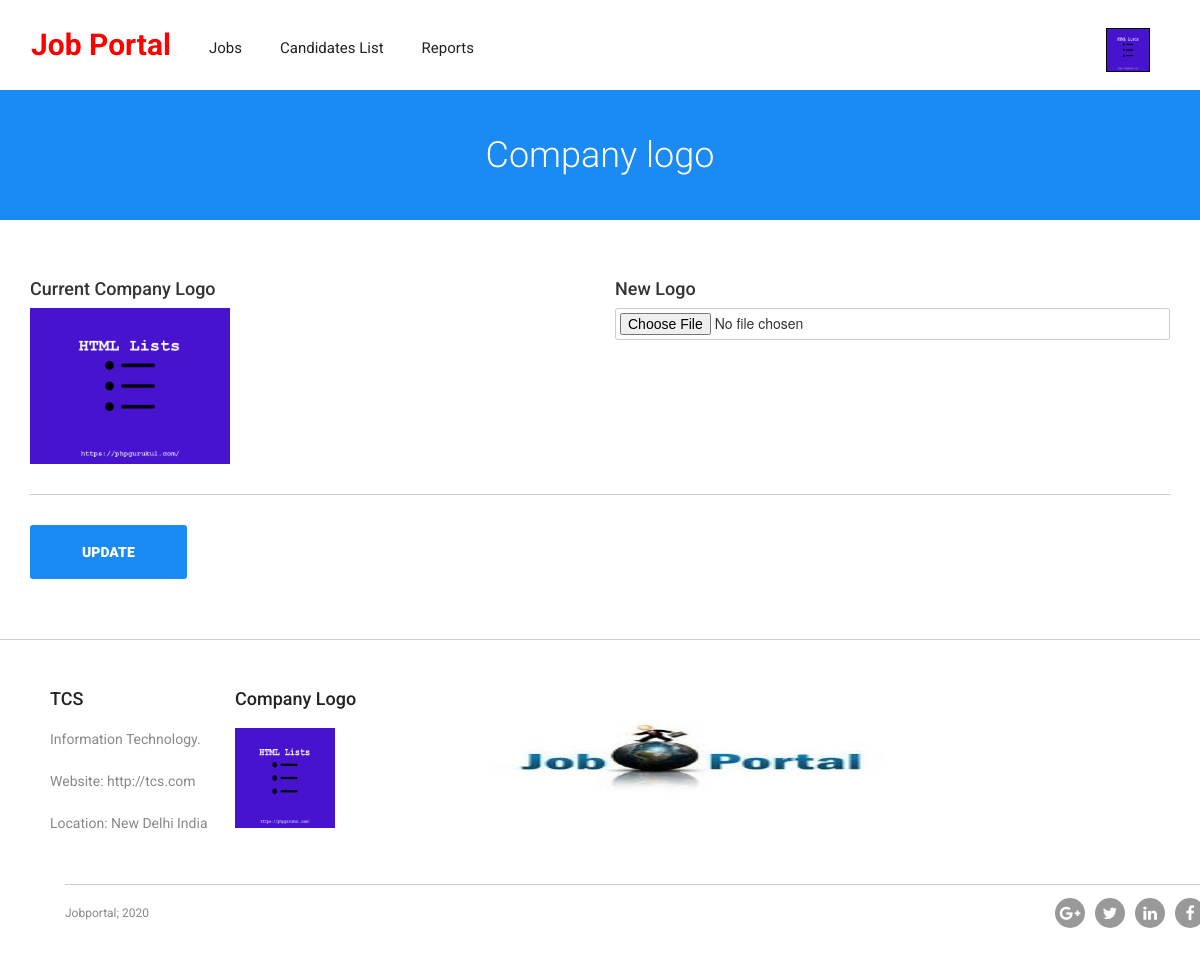
The app's page /employers/change-logo.php (signed in) with its own data.
### tables this page shows
CREATE TABLE `tblemployers` (
  `id` int(11) NOT NULL,
  `ConcernPerson` varchar(150) DEFAULT NULL,
  `EmpEmail` varchar(250) DEFAULT NULL,
  `EmpPassword` varchar(250) DEFAULT NULL,
  `CompnayName` varchar(255) DEFAULT NULL,
  `CompanyTagline` mediumtext DEFAULT NULL,
  `CompnayDescription` mediumtext DEFAULT NULL,
  `CompanyUrl` varchar(255) DEFAULT NULL,
  `CompnayLogo` varchar(200) DEFAULT NULL,
  `noOfEmployee` char(10) DEFAULT NULL,
  `industry` varchar(255) DEFAULT NULL,
  `typeBusinessEntity` varchar(255) DEFAULT NULL,
  `lcation` varchar(255) DEFAULT NULL,
  `establishedIn` char(200) DEFAULT NULL,
  `RegDtae` timestamp NULL DEFAULT current_timestamp(),
  `LastUpdationDate` timestamp NOT NULL DEFAULT current_timestamp() ON UPDATE current_timestamp(),
  `Is_Active` int(1) DEFAULT NULL
);

### employers/change-logo.php (the view, shortened to what this page needs)
<?php
include('includes/config.php');
if(strlen($_SESSION['emplogin'])==0)
  {
header('location:emp-login.php');
}
else{
?>
<!doctype html>
<html>
<head>
<link href="../css/custom.css" rel="stylesheet" type="text/css">
<link href="../css/bootstrap.css" rel="stylesheet" type="text/css">
<link href="../css/color.css" rel="stylesheet" type="text/css">
<link href="../css/responsive.css" rel="stylesheet" type="text/css">
<link href="../css/owl.carousel.css" rel="stylesheet" type="text/css">
<link href="../css/font-awesome.min.css" rel="stylesheet" type="text/css">
<link href="../css/editor.css" type="text/css" rel="stylesheet"/>
<link href="../css/jquery.mCustomScrollbar.css" rel="stylesheet" type="text/css">
</head>
<body class="theme-style-1">
<div id="wrapper">
 <?php include('includes/header.php');?>
  <section id="inner-banner">
    <div class="container">
      <h1>Company logo</h1>
    </div>
  </section>
  <div id="main">
    <form name="empsignup" enctype="multipart/form-data" method="post">
    <section class="resum-form padd-tb">
      <div class="container">
          <div class="row">
<?php
$empid=$_SESSION['emplogin'];
$sql = "SELECT CompnayLogo from  tblemployers  where id=:eid";
$query = $dbh -> prepare($sql);
$query-> bindParam(':eid', $empid, PDO::PARAM_STR);
$query->execute();
$results=$query->fetchAll(PDO::FETCH_OBJ);
if($query->rowCount() > 0)
{
foreach($results as $result)
{
 ?>
<div class="col-md-6 col-sm-6">
<label>Current Company Logo</label>
<img src="employerslogo/<?php echo htmlentities($result->CompnayLogo)?>" width="200"><br />
</div>
<div class="col-md-6 col-sm-12">
<label>New Logo</label>
<div class="upload-box">
<div class="hold">
<input type="file" name="logofile"  required>
 </span> </div>
</div>
</div>
<?php
}}
?>
            <div class="col-md-12" >
              <div class="btn-col">
                <input type="submit" name="update" value="Update">
              </div>
            </div>
          </div>
      </div>
    </section>
    </form>
  </div>
  <?php include('includes/footer.php');?>
</body>
</html>
<?php }
?>

### employers/includes/header.php (shortened to what this page needs)
 <header id="header">
    <div class="container">
      <div class="navigation-col">
        <nav class="navbar navbar-inverse">
          <div class="navbar-header">
            <h2><strong class="logo" style="color:red;padding-top:8%">Job Portal</strong></h2> </div>
            <ul class="nav navbar-nav" id="nav">
              <li><a href="#">Jobs</a>
              </li>
 <li><a href="candidates-listings.php">Candidates List</a></li>
 <li><a href="candidates-reports.php">Reports</a></li>
            </ul>
          </div>
      </div>
    </div>
    <div class="user-option-col">
      <div class="thumb">
        <div class="dropdown">
<?php
$empid=$_SESSION['emplogin'];
$sql = "SELECT  CompnayLogo from tblemployers where id=:eid";
$query = $dbh -> prepare($sql);
$query-> bindParam(':eid', $empid, PDO::PARAM_STR);
$query->execute();
$results=$query->fetchAll(PDO::FETCH_OBJ);
if($query->rowCount() > 0)
{
foreach($results as $result)
{ ?>
          <button class="btn btn-default dropdown-toggle" type="button" id="dropdownMenu1" data-toggle="dropdown" aria-haspopup="true" aria-expanded="true"> <img src="employerslogo/<?php echo htmlentities($result->CompnayLogo)?>" alt="Company Logo" width="44" height="44" style="border: solid 1px #000000;"></button>
<?php }} ?>
        </div>
      </div>
    </div>

### employers/includes/footer.php
 <footer id="footer">
<?php
$empid=$_SESSION['emplogin'];
$sql = "SELECT * from  tblemployers  where id=:eid";
$query = $dbh -> prepare($sql);
$query-> bindParam(':eid', $empid, PDO::PARAM_STR);
$query->execute();
$results=$query->fetchAll(PDO::FETCH_OBJ);
if($query->rowCount() > 0)
{
foreach($results as $result)
{
 ?>
    <div class="text-box box">
      <h4><?php echo htmlentities($result->CompnayName)?></h4>
      <p><?php echo htmlentities($result->CompanyTagline)?>.</p>
      <p>Website: <?php echo htmlentities($result->CompanyUrl)?></p>
<p>Location: <?php echo htmlentities($result->lcation)?></p>
    </div>
    <div class="box">
      <h4>Company Logo</h4>
      <img src="employerslogo/<?php echo htmlentities($result->CompnayLogo)?>" width="100" height="100">
    </div>
     <div class="box">
      <img src="employerslogo/Untitled-design-1.jpg" width="500" height="150">
    </div>
<?php
}}
?>
    <div class="container">
      <div class="bottom-row"> <strong class="copyrights">Jobportal; 2020</strong>
        <div class="footer-social">
          <ul>
            <li><a href="#"><i class="fa fa-google-plus"></i></a></li>
            <li><a href="#"><i class="fa fa-twitter"></i></a></li>
            <li><a href="#"><i class="fa fa-linkedin"></i></a></li>
            <li><a href="#"><i class="fa fa-facebook-f"></i></a></li>
          </ul>
        </div>
      </div>
    </div>
  </footer>

### css/color.css (style rules this page uses)
#banner, .banner-outer .caption .holder form button[type="submit"]:hover, .browse-job-section, .user-option-col a.login-round, .user-option-col .dropdown-menu > li > a:hover, .user-option-col .dropdown-menu > li > a:focus, .user-option-col a.btn-login, .theme-style-1 a.btn-style-1, .popular-categories .box:hover, .popular-categories .box:hover, .btn-color-2, .sidebar .box .text-box a.btn-apply, .call-action-section, .price-table .box strong.amount:before, .price-table .box strong.amount:after, #footer form input[type="submit"], #cp_side-menu, .banner-2, #wrapper .header-2.cp_sticky, .process-section .icon-box, .btn-bg-color-1, .header-4, #inner-banner, .pagination-box .pager li > a:hover, .pagination-box .pager li > a:focus, .pagination-box .pager li.active a, .post-box .owl-next:hover, .post-box .owl-prev:hover, .post-section .comment-form form input[type="submit"], .signup-section .holder input[type="submit"], .upload-box .btn-file, .signup-section .holder b, .contact-form input[type="Submit"], .address-box address .fa, .candidates-search-bar form, .btn-row a.resume, .btn-row a.login, .summary-box .col:before, .progress-box .progress-bar span, .alphabets-row .col span, .alphabets-row .col:before, .icon-colo-1, .resum-form .accordion_cp, .resum-form input[type="submit"], .navbar-toggle { background-color:#1b8af3; }
#nav li a:before,#nav li a:after, .testimonials-section .owl-prev:hover:before, .testimonials-section .owl-next:hover:before, .summary-box .col, .resume-process .option-box .icon-colo-1:before { border-color:#1b8af3; }

### css/responsive.css (style rules this page uses)
@media (min-width: 1200px) { strong.logo { margin: 0 150px 0 0; } }
@media (min-width: 1200px) { strong.logo { margin:0 0 0 65px; } }
@media (min-width: 1200px) { .user-option-col { position: absolute; padding:0; } }
@media (max-width: 1480px) { strong.logo { margin: 0; } }
@media (max-width: 1480px) { .bottom-row { margin: 30px 0 0 0; } }
@media (max-width: 1480px) { #footer .text-box, #footer .box { width:15%; margin:0 20px 0 0 } }
@media (max-width: 1900px) { #footer .text-box, #footer .box { width:15%; margin:0 20px 0 0 } }

### css/editor.css (style rules this page uses)
h1 { margin-top:10px; line-height:40px; }

### records on screen
tblemployers: CompnayLogo (picture), CompnayName "TCS", CompanyTagline "Information Technology", CompanyUrl "http://tcs.com", lcation "New Delhi India"
